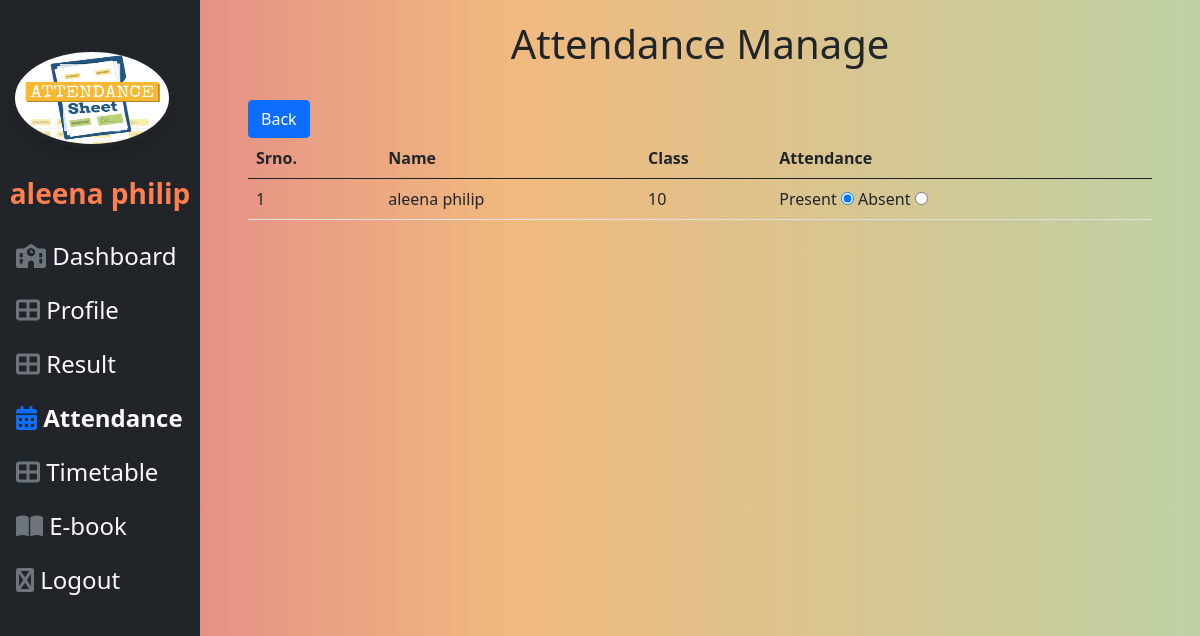
The app's page /student_attview.php?date=17-02-22 (signed in) with its own data.
### tables this page shows
CREATE TABLE `attendance` (
  `a_id` int(11) NOT NULL,
  `value` varchar(50) NOT NULL,
  `st_id` int(11) NOT NULL,
  `date` varchar(30) NOT NULL
);

CREATE TABLE `student` (
  `sid` int(11) NOT NULL,
  `uid` int(11) NOT NULL,
  `sname` char(100) NOT NULL,
  `email` varchar(100) NOT NULL,
  `sclass` int(11) NOT NULL,
  `password` varchar(100) NOT NULL,
  `clid` int(11) NOT NULL,
  `section` varchar(1) NOT NULL,
  `mno` bigint(8) NOT NULL,
  `gender` varchar(255) NOT NULL,
  `dob` date NOT NULL
);

### student_attview.php (the view, shortened to what this page needs)
<?php
include 'dbcon.php';
?>
<!DOCTYPE html>
<html lang="en">
<head>
    <link href="https://cdn.jsdelivr.net/npm/bootstrap@5.0.2/dist/css/bootstrap.min.css" rel="stylesheet">
</head>
<body>
<div class="container-fluid">
    <div class="row min-vh-100 flex-column flex-md-row">
      <div class="col-12 col-md-3 col-xl-2 p-0 bg-dark ">
      <nav class="navbar navbar-expand-md navbar-dark bd-dark flex-md-column flex-row  py-2  sticky-top " id="sidebar">
          <div class="text-center p-3">
            <img src="images/attendence.jpg" alt="profile picture" class="img-fluid rounded-circle my-4 p-1 d-none d-md-block shadow sizeimg"  />
           <a href="#" class="navbar-brand mx-0 fw-bolder fs-3 text-nowrap"  style="color:coral" ><?php  echo  $_SESSION['username'] ?></a>
          </div>
          <div class="collapse navbar-collapse order-last align-self-start" id="nav">
          <ul class="nav flex-column mb-0">
  <li class="nav-item  ">
    <a href="homepg.php" class="nav-link text-light bg-dark  fs-4" >
        <i class="fas fa-school mr-3 text-secondary" ></i>
        Dashboard
    </a>
  </li>
  <li class="nav-item  ">
    <a href="student_profile.php" class="nav-link text-light bg-dark fs-4" >
        <i class="fas fa-th-large mr-3 text-secondary"></i>
        Profile
    </a>
  </li>
  <li class="nav-item  ">
    <a   href="find_result.php" target="_blank"  class="nav-link text-light bg-dark  fs-4" >
        <i class="fas fa-th-large mr-3 text-secondary "></i>
        Result
    </a>
  </li>
  <li class="nav-item  ">
    <a href="student_attendance.php" class="nav-link text-light bg-dark fw-bold fs-4" >
        <i class="fas fa-calendar-alt mr-3 text-primary "></i>
        Attendance
    </a>
  </li>
  <li class="nav-item  ">
    <a href="timetable.php" class="nav-link text-light bg-dark  fs-4" >
        <i class="fas fa-th-large mr-3 text-secondary "></i>
        Timetable
    </a>
  </li>
  <li class="nav-item  ">
    <a href="ebookshow.php" class="nav-link text-light bg-dark  fs-4 " >
        <i class="fas fa-book-open mr-3 text-secondary"></i>
        E-book
    </a>
  </li>
  <li class="nav-item  ">
    <a href="logout.php" class="nav-link text-light bg-dark  fs-4" >
        <i class="fab fa-th-large mr-3 text-secondary"></i>
        Logout
    </a>
  </li>
</ul>
          </div>
        </nav>
</div>
<main class="col px-0 flex-grow-1">
<div class="panel panel-default px-5 ">
      <div class="panel-heading px-4 ">
        <h1 style="text-align: center; margin-top:20px;">Attendance Manage</h1>
      </div>
      <div class="panel-body py-4 ">
          <a href="student_attendance.php" class="btn btn-primary">Back</a>
          <form action="attendance.php" method="POST">
          <table class="table">
              <thead>
                  <tr>
                      <th>Srno.</th>
                      <th>Name</th>
                      <th>Class</th>
                      <th>Attendance</th>
                  </tr>
              </thead>
                  <?php
                  if($_GET['date']){
                       $date=$_GET['date'];
                       $name=$_SESSION['username'];
                       $query="Select student.*,attendance.*
                         from attendance
                        INNER JOIN  student on attendance.st_id=student.uid and attendance.date='$date' and uid in (select uid from student where sname='$name')";
                       $result=mysqli_query($con ,$query);
                       if(mysqli_num_rows($result)>0){
                           $i=0;
                           while($val=mysqli_fetch_array($result)){
                               $i++;
                  ?>
              <tr>
                       <td><?php echo $i; ?></td>
                       <td><?php echo $val['sname']; ?></td>
                       <td><?php echo $val['sclass']; ?></td>
                       <td>
                           Present <input type="radio"
                            value="Present"
                            <?php
                            if($val['value']=='Present')
                              echo "checked";
                                  ?>
                                  >
                            Absent <input type="radio"
                            value="Absent"
                            <?php
                            if($val['value']=='Absent')
                                echo "checked";
                                  ?>
                                  >
                      </td>
              </tr>
      <?php   }}
                       }?>
    </div>
   </div>
</main>
    </div>
</div>
</body>
</html>

### student_attview.php (style rules this page uses)
body { background: rgb(223,118,138); background: linear-gradient(90deg, rgba(223,118,138,1) 0%, rgba(235,157,73,0.7063200280112045) 43%, rgba(190,209,163,1) 100%); min-height: 100vh; overflow-x: hidden; }
.sizeimg { width:90%; height:100px; margin:2px 1px 2px 1px; }
.nav-item::after { content: ''; display: block; width: 0px; height: 2px; background: #fec400; transition: 0.4s }

### records on screen
attendance: st.sname "aleena philip", st.sclass "10", value "☑"

### other values on screen
$_SESSION['username'] "aleena philip"
